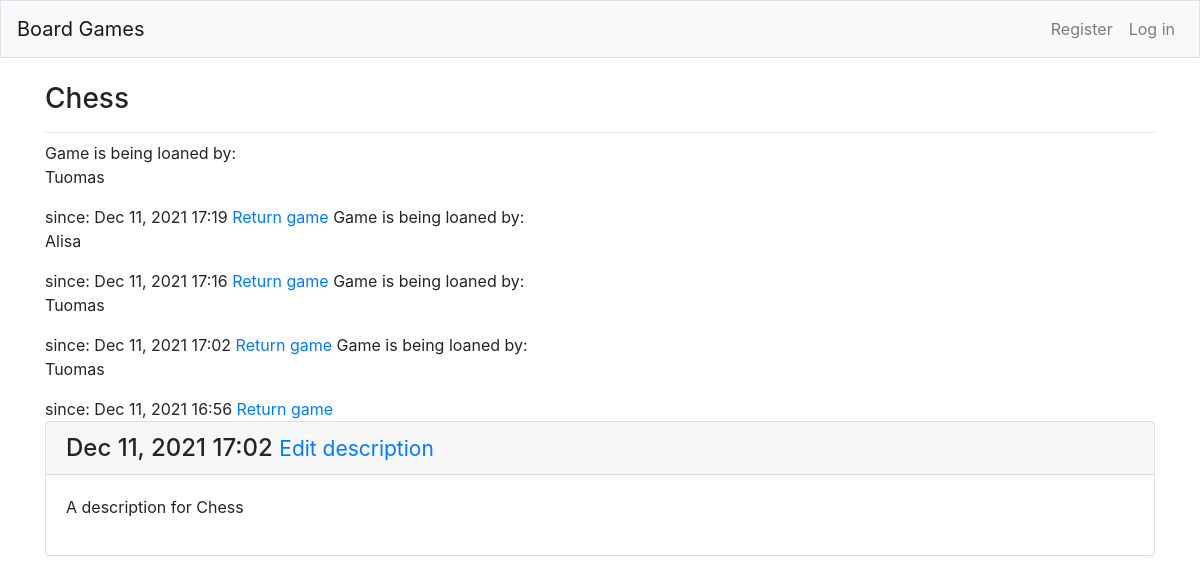
Before: /games/5/ with the older database file.
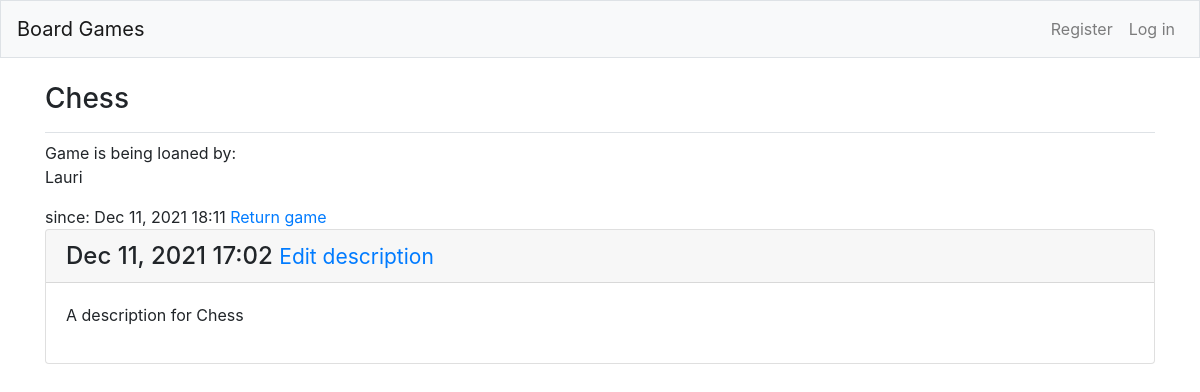
After: the same page with the newer database file.
### board_games/models.py (models this page shows, shortened)
class Game(models.Model):
    text = models.CharField(max_length=200)
    date_added = models.DateTimeField(auto_now_add=True)
    def __str__(self):
        return self.text
    owner = models.ForeignKey(User, on_delete=models.CASCADE) #-emilia

class Loaner(models.Model):
    game = models.ForeignKey(Game, on_delete = models.CASCADE)
    text = models.CharField(max_length=20)
    date_added = models.DateTimeField(auto_now_add=True)
    class Meta:
        verbose_name_plural = 'loaners'

class Description(models.Model):
    game = models.ForeignKey(Game, on_delete = models.CASCADE)
    text = models.TextField()
    date_added = models.DateTimeField(auto_now_add=True)
    class Meta:
        verbose_name_plural = 'descriptions'

### board_games/views.py (the view)
# urls.py: path('games/<int:game_id>/', views.game, name='game'),
def game(request, game_id):
    game = Game.objects.get(id=game_id)
    descriptions = game.description_set.order_by('-date_added')
    loaners = game.loaner_set.order_by('-date_added')
    context = {'game': game, 'descriptions': descriptions, 'loaners': loaners}
    return render(request, 'board_games/game.html', context)

### board_games/templates/board_games/game.html
{% extends 'board_games/base.html' %}
{% block page_header %}
  <h3>{{ game }}</h3>
{% endblock page_header %}
{% block content %}
  {% for loaner in loaners %}
      Game is being loaned by:{{ loaner.text|linebreaks }}
      since: {{ loaner.date_added|date:'M d, Y H:i' }}
      <a href="{% url 'board_games:return_game' loaner.id %}">Return game</a>
  {% empty %}
    <p>There are no loaners for this board game yet.</p>
    <a href="{% url 'board_games:new_loaner' game.id %}">Add new loaner</a>
  {% endfor %}
    {% for description in descriptions %}
      <div class="card mb-3">
        <h4 class="card-header">
          {{ description.date_added|date:'M d, Y H:i' }}
          <small><a href="{% url 'board_games:edit_description' description.id %}">
            Edit description</a></small>
        </h4>
        <div class="card-body">
          {{ description.text|linebreaks }}
        </div>
      </div>
    {% empty %}
      <p>There is no description for this board game yet.</p>
      <small><a href="{% url 'board_games:new_description' game.id %}">
        Add new description</a></small>
    {% endfor %}
{% endblock content %}

### board_games/templates/board_games/base.html (shortened to what this page needs)
{% load bootstrap4 %}
<!doctype html>
<html lang="en">
<head>
    {% bootstrap_css %}
</head>
<body>
    <nav class="navbar navbar-expand-md navbar-light bg-light mb-4 border">
        <a class="navbar-brand" href="{% url 'board_games:index'%}">Board Games</a>
        <div class="collapse navbar-collapse" id="navbarCollapse">
            <ul class="navbar-nav ml-auto">
                {% if user.is_authenticated %}
                <li class="nav-item">
                    <span class="navbar-text"}">Hello, {{ user.username }}!</span>
                </li>
                <li class="nav-item">
                    <a class="nav-link" href="{% url 'users:logout' %}">Log out</a>
                </li>
                {% else %}
                <li class="nav-item">
                    <a class="nav-link" href="{% url 'users:register' %}">Register</a>
                </li>
                <li class="nav-item">
                    <a class="nav-link" href="{% url 'users:login' %}">Log in</a>
                </li>
            {% endif %}
          </ul>
        </div>
      </nav>
      <main role="main" class="container">
          <div class="pb-2 mb-2 border-bottom">
              {% block page_header %}{% endblock page_header %}
            </div>
            <div>
                {% block content %}{% endblock content %}
            </div>
        </main>
    </body>
</html>

Changed rows visible on the page:
removed Loaner: text "Tuomas", date_added "Dec 11, 2021 17:19"
removed Loaner: text "Alisa", date_added "Dec 11, 2021 17:16"
removed Loaner: text "Tuomas", date_added "Dec 11, 2021 17:02"
removed Loaner: text "Tuomas", date_added "Dec 11, 2021 16:56"
added Loaner: text "Lauri", date_added "Dec 11, 2021 18:11"
